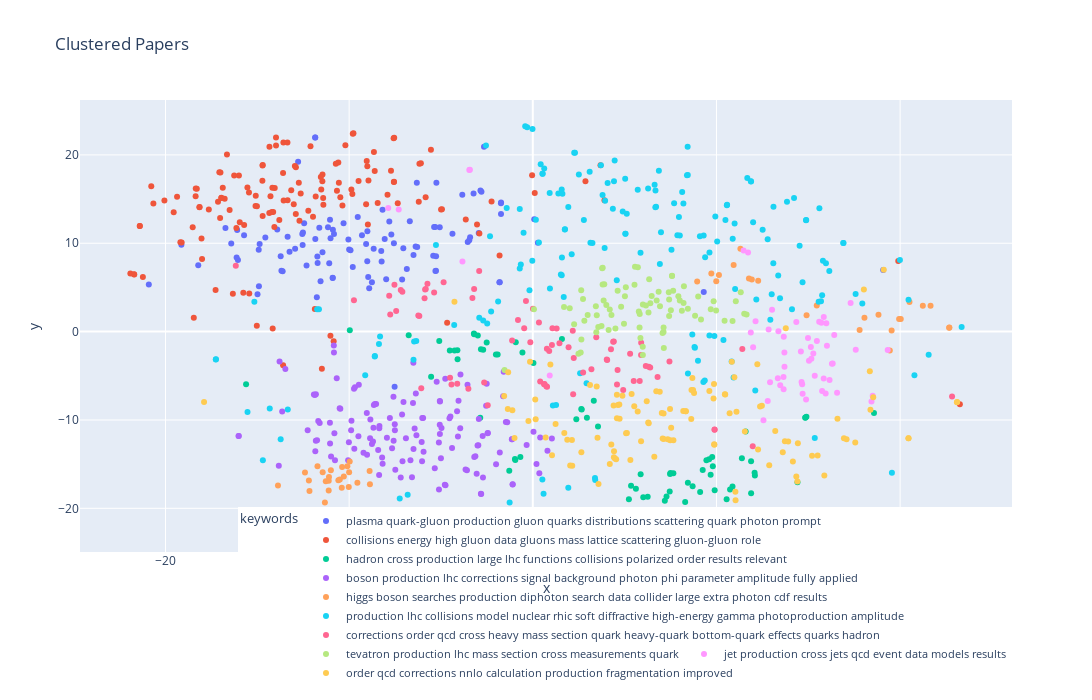

Source (notebook cell):
### Code cell
fig = px.scatter(topic_df, x=two_dim_matrix[:,0], y=two_dim_matrix[:,1], color='keywords',
                 hover_data=['id','title'],
                 height= 700, width=1200,
                title = "Clustered Papers",)

fig.update_layout(
    coloraxis_colorbar=dict(
        title_font=dict(size=20), # Set the font size of the color legend title to 20
        tickfont=dict(size=16) # Set the font size of the color legend tick labels to 16
    ),
    legend=dict(
        font=dict(size=11) # Set the font size of the marker legend to 16
    )
)
fig.update_layout(
    legend=dict(orientation="h", yanchor="bottom", y=-0.3, xanchor="right", x=1)
)
fig.show()

### Figure 1 — Plotly figure (JSON) as saved in the notebook; plotly's stock layout.template omitted (floating-point values rounded to 4 significant figures; data arrays with more than 128 entries replaced by an {"elided": "..."} marker saying what was removed)
{"data": [{"customdata": {"elided": "102x2 str values"}, "hovertemplate": "keywords=plasma quark-gluon production gluon quarks distributions scattering quark photon prompt<br>x=%{x}<br>y=%{y}<br>id=%{customdata[0]}<br>title=%{customdata[1]}<extra></extra>", "legendgroup": "plasma quark-gluon production gluon quarks distributions scattering quark photon prompt", "marker": {"color": "#636efa", "symbol": "circle"}, "mode": "markers", "name": "plasma quark-gluon production gluon quarks distributions scattering quark photon prompt", "orientation": "v", "showlegend": true, "type": "scatter", "x": [-8.962, -16.73, -7.814, 19.08, -8.665, -11.62, -11.84, -13.92, -7.524, -14.87, -8.064, -1.728, -6.496, -3.839, -14.56, -12.53, -6.858, -9.532, -11.45, -12.94, -1.8, -9.302, 0.07729, -12.78, -10.89, -7.563, -2.943, -11.04, -3.543, -10.89, -15.72, -7.984, -16.06, -13.73, -6.697, -10.04, -19.13, -11.76, -8.76, -11.72, -3.459, -4.375, -9.926, -2.85, -5.271, -16.1, -5.249, -9.076, -11.15, -8.232, -16.42, -13.25, -10.0, -14.92, -16.13, -14.91, -11.56, -8.908, -10.83, -5.302, -1.732, -1.818, -10.9, -1.734, 9.308, -9.803, -3.226, -5.067, -2.796, -11.08, -13.35, -5.374, -12.45, -13.62, -6.379, -20.91, -8.253, -12.52, -12.55, -6.296, -11.85, -7.05, -13.69, -7.702, -6.315, -10.31, -11.01, -2.656, 0.2771, -18.22, -14.99, -5.315, -9.013, -12.32, -5.423, -5.266, -8.182, -7.116, -11.85, -3.414, -11.73, -9.006], "xaxis": "x", "y": [6.186, 11.74, 12.47, 6.97, 9.378, 11.75, 10.48, 11.54, -6.237, 9.922, 10.47, 14.63, 8.675, 15.48, 10.65, 9.812, 7.09, 12.97, 8.98, 9.384, 5.6, 10.9, 12.72, 19.21, 11.52, 9.991, 11.15, 12.66, 10.15, 6.092, 10.9, 5.935, 8.115, 8.527, 12.5, 10.43, 9.839, 3.897, 5.593, 7.773, 10.34, 11.08, 9.208, 15.97, 6.9, 11.51, 16.86, 9.92, 11.8, 7.947, 9.977, 9.03, 9.291, 9.267, 8.383, 5.145, 5.7, 4.911, 11.05, 6.847, 13.32, 5.598, 6.06, 14.53, 4.483, 7.302, 15.62, 11.82, 15.83, 7.726, 10.73, 11.84, 12.28, 6.836, 9.625, 5.32, 9.111, 11.21, 11.05, 9.58, 21.97, 9.427, 6.886, 10.98, 16.85, 12.27, 10.58, 20.93, 10.07, 7.514, 4.226, 11.83, 7.966, 7.477, 8.588, 8.522, 13.8, 5.887, 21.98, 10.68, 8.512, 11.35], "yaxis": "y"}, {"customdata": {"elided": "139x2 str values"}, "hovertemplate": "keywords=collisions energy high gluon data gluons mass lattice scattering gluon-gluon role<br>x=%{x}<br>y=%{y}<br>id=%{customdata[0]}<br>title=%{customdata[1]}<extra></extra>", "legendgroup": "collisions energy high gluon data gluons mass lattice scattering gluon-gluon role", "marker": {"color": "#EF553B", "symbol": "circle"}, "mode": "markers", "name": "collisions energy high gluon data gluons mass lattice scattering gluon-gluon role", "orientation": "v", "showlegend": true, "type": "scatter", "x": {"elided": "139 float values"}, "xaxis": "x", "y": {"elided": "139 float values"}, "yaxis": "y"}, {"customdata": {"elided": "74x2 str values"}, "hovertemplate": "keywords=hadron cross production large lhc functions collisions polarized order results relevant<br>x=%{x}<br>y=%{y}<br>id=%{customdata[0]}<br>title=%{customdata[1]}<extra></extra>", "legendgroup": "hadron cross production large lhc functions collisions polarized order results relevant", "marker": {"color": "#00cc96", "symbol": "circle"}, "mode": "markers", "name": "hadron cross production large lhc functions collisions polarized order results relevant", "orientation": "v", "showlegend": true, "type": "scatter", "x": [5.872, -1.281, 9.803, -0.9529, 14.84, 3.321, 11.59, 2.946, 7.653, 9.602, 5.232, 6.015, 18.58, 3.55, 6.256, -0.9721, 5.349, 12.09, -0.6777, 8.444, -5.093, 11.89, 9.683, 5.614, -3.193, 9.454, 1.587, 9.903, -2.862, 10.87, -6.758, 12.08, 9.112, 2.369, -3.204, -9.964, 7.499, 5.716, 8.076, 9.251, 8.296, -4.097, 8.089, -2.701, -2.993, 5.713, -15.61, 11.39, -2.511, 14.84, -2.823, -1.913, 9.767, 7.455, -4.106, -0.9272, 2.663, 10.55, 7.472, -4.519, 0.03489, 10.74, 14.41, -2.009, 7.19, 11.89, 8.701, -0.5639, -5.537, 2.642, -4.259, 14.9, 5.952, 7.282], "xaxis": "x", "y": [-16.14, -15.75, -15.23, -14.53, -9.758, -7.829, -11.29, -9.753, -16.04, -14.44, -18.96, -18.74, -9.205, -10.74, -18.7, -14.41, -17.44, -16.27, -14.19, -17.1, -1.07, -14.68, -16.19, -17.78, -0.2958, -14.55, -0.8479, -17.96, -9.749, -17.54, -0.4039, -15.97, -18.17, -9.929, -0.207, 0.1567, -16.0, -21.7, -20.41, -15.66, -19.29, -3.114, -20.42, -2.048, -0.451, -21.7, -5.971, -14.34, -1.221, -9.709, -2.003, -2.587, -14.18, -18.09, -2.104, -1.192, -8.815, -18.96, -16.1, -2.146, -3.563, -17.86, -17.05, -2.578, -19.15, -18.31, -17.49, -2.371, -5.121, -8.748, -2.146, -9.65, -20.75, -18.66], "yaxis": "y"}, {"customdata": {"elided": "139x2 str values"}, "hovertemplate": "keywords=boson production lhc corrections signal background photon phi parameter amplitude fully applied<br>x=%{x}<br>y=%{y}<br>id=%{customdata[0]}<br>title=%{customdata[1]}<extra></extra>", "legendgroup": "boson production lhc corrections signal background photon phi parameter amplitude fully applied", "marker": {"color": "#ab63fa", "symbol": "circle"}, "mode": "markers", "name": "boson production lhc corrections signal background photon phi parameter amplitude fully applied", "orientation": "v", "showlegend": true, "type": "scatter", "x": {"elided": "139 float values"}, "xaxis": "x", "y": {"elided": "139 float values"}, "yaxis": "y"}, {"customdata": [["0705.0245", "Measurement of masses and lifetimes of B hadrons"], ["0706.0851", "Electroweak measurements at the Tevatron"], ["0706.1278", "Higgs Searches at the Tevatron"], ["0706.2200", "Searching for H->WW(*) and Other Diboson Final States at CDF"], ["0706.2999", "Searches in Photon and Jet States"], ["0707.1208", "Higgs searches at Tevatron"], ["0707.2294", "Search for a High-Mass Diphoton State and Limits on Randall-Sundrum\n  Gravitons at CDF"], ["0710.1964", "CDF Searches for New Physics with Photons"], ["0710.2202", "Searches for Extra Dimensions and for Heavy Resonances in Dilepton,\n  Diphoton, Electron + Photon and Electron + Missing ET Final States with the\n  D0 Detector"], ["0710.3617", "Top physics at the Tevatron Collider"], ["0710.5141", "Search for Higgs decays to tau lepton pairs at the Tevatron"], ["0712.0803", "Measurement of the shape of the boson transverse momentum distribution\n  in ppbar -> Z/gamma* -> ee+X events produced at sqrt{s}=1.96 TeV"], ["0805.1248", "Search for Low Mass SM Higgs at the Tevatron"], ["0808.0534", "Combined CDF and Dzero Upper Limits on Standard Model Higgs Boson\n  Production at High Mass (155-200 GeV/c2) with 3 fb-1 of data"], ["0809.2813", "Search for Large extra spatial dimensions in the dielectron and diphoton\n  channels in $\\bm{p\\bar{p}}$ collisions at $\\bm{\\sqrt{s}=}$1.96 TeV"], ["0809.4078", "B Physics at the Tevatron"], ["0810.2396", "Searches at the Tevatron for a Low Mass Standard Model Higgs Boson"], ["0810.2519", "Diffractive and Exclusive Production at the Tevatron"], ["0810.3705", "Searches for the Higgs Boson"], ["0810.4754", "High-Mass Resonances Decaying to Leptons and Photons at the Tevatron"], ["0812.2511", "Diffraction with CDF II at the Tevatron"], ["0812.3979", "Higgs Searches at the Fermilab Tevatron ppbar Collider"], ["0901.1887", "Search for resonant diphoton production with the D0 detector"], ["0901.4049", "Electroweak physics at the Tevatron"], ["0905.0413", "Search for a Fermiophobic Higgs Boson Decaying into Diphotons in p p-bar\n  Collisions at sqrt{s} = 1.96 TeV"], ["0905.2554", "Searches for BSM Higgs at the Tevatron"], ["0905.4267", "Higgs Boson Searches at CDF"], ["0907.0810", "A Search for the Associated Production of the Standard-Model Higgs Boson\n  in the All-Hadronic Channel"], ["0907.3239", "Recent Electroweak Results from the Tevatron"], ["0908.3534", "A Search for the Higgs Boson Produced in Association with $Z\\to\n  \\ell^+\\ell^-$ Using the Matrix Element Method at CDF II"], ["0910.3564", "Search for Extra Dimensions in the Diphoton Channel"], ["0910.3623", "Measurement of the Inclusive Isolated Prompt Photon Cross Section in\n  ppbar Collisions at sqrt{s} = 1.96 TeV using the CDF Detector"], ["0910.3638", "Exotic Photon Searches at CDF II"], ["0911.1469", "Higgs Searches"], ["0911.3930", "Combined CDF and D0 Upper Limits on Standard Model Higgs-Boson\n  Production with 2.1 - 5.4 fb-1 of Data"], ["1001.4162", "Combination of Tevatron searches for the standard model Higgs boson in\n  the W+W- decay mode"], ["1002.4917", "Measurement of direct photon pair production cross sections in ppbar\n  collisions at sqrt(s)=1.96 TeV"], ["1006.2754", "SM Higgs Searches at CDF"], ["1007.4587", "Combined CDF and D0 Upper Limits on Standard Model Higgs-Boson\n  Production with up to 6.7 fb-1 of Data"], ["1008.2133", "Search for diphoton events with large missing transverse energy in 6.3\n  fb-1 of ppbar collisions at sqrt(s)=1.96 TeV"], ["1009.0859", "Search for the Higgs boson in the gamma gamma final state at the\n  Tevatron"], ["1009.1046", "Higgs searches at the Tevatron"], ["1009.3047", "Improved Search for a Higgs Boson Produced in Association with Z->l+l-\n  in proton antiproton Collisions at sqrt(s) = 1.96 TeV"], ["1011.1532", "The Physics Case for Extended Tevatron Running"], ["1011.2506", "B physics at CDF - the Beauty of hadron collisions"], ["1012.2172", "Higgs boson searches at the Tevatron"], ["1012.2795", "Search for Randall-Sundrum Gravitons in the Diphoton Channel at CDF"]], "hovertemplate": "keywords=higgs boson searches production diphoton search data collider large extra photon cdf results<br>x=%{x}<br>y=%{y}<br>id=%{customdata[0]}<br>title=%{customdata[1]}<extra></extra>", "legendgroup": "higgs boson searches production diphoton search data collider large extra photon cdf results", "marker": {"color": "#FFA15A", "symbol": "circle"}, "mode": "markers", "name": "higgs boson searches production diphoton search data collider large extra photon cdf results", "orientation": "v", "showlegend": true, "type": "scatter", "x": [9.988, 12.27, -11.11, 19.44, 18.06, -12.16, 22.67, 18.82, 20.04, 8.95, -12.41, 17.8, -10.4, -10.29, 21.24, 10.14, -11.11, 11.3, -8.886, 19.95, 10.94, -10.02, 19.54, 11.93, -11.72, -11.27, -10.99, -9.969, 11.77, -10.1, 21.66, 15.46, -13.88, -12.19, -10.51, -11.1, 14.91, -11.44, -10.59, 20.51, -8.868, -9.551, -10.38, -11.32, 9.722, -10.0, 22.68], "xaxis": "x", "y": [5.691, 5.761, -17.97, -2.146, 1.557, -18.03, 0.442, 1.898, 1.432, 5.675, -15.96, 0.1905, -17.67, -16.4, 2.94, 6.417, -16.88, 9.38, -15.79, 1.422, 7.535, -17.59, 0.1209, 5.905, -15.25, -16.94, -15.7, -14.71, 6.003, -15.24, 2.92, 2.969, -17.41, -16.86, -16.74, -16.45, 1.851, -15.91, -16.84, 3.359, -17.28, -17.09, -15.32, -19.34, 6.58, -15.92, 0.4525], "yaxis": "y"}, {"customdata": {"elided": "172x2 str values"}, "hovertemplate": "keywords=production lhc collisions model nuclear rhic soft diffractive high-energy gamma photoproduction amplitude<br>x=%{x}<br>y=%{y}<br>id=%{customdata[0]}<br>title=%{customdata[1]}<extra></extra>", "legendgroup": "production lhc collisions model nuclear rhic soft diffractive high-energy gamma photoproduction amplitude", "marker": {"color": "#19d3f3", "symbol": "circle"}, "mode": "markers", "name": "production lhc collisions model nuclear rhic soft diffractive high-energy gamma photoproduction amplitude", "orientation": "v", "showlegend": true, "type": "scatter", "x": {"elided": "172 float values"}, "xaxis": "x", "y": {"elided": "172 float values"}, "yaxis": "y"}, {"customdata": {"elided": "81x2 str values"}, "hovertemplate": "keywords=corrections order qcd cross heavy mass section quark heavy-quark bottom-quark effects quarks hadron<br>x=%{x}<br>y=%{y}<br>id=%{customdata[0]}<br>title=%{customdata[1]}<extra></extra>", "legendgroup": "corrections order qcd cross heavy mass section quark heavy-quark bottom-quark effects quarks hadron", "marker": {"color": "#FF6692", "symbol": "circle"}, "mode": "markers", "name": "corrections order qcd cross heavy mass section quark heavy-quark bottom-quark effects quarks hadron", "orientation": "v", "showlegend": true, "type": "scatter", "x": [-5.828, 11.97, -5.863, 3.192, -16.17, 9.898, -1.468, -2.455, -7.818, 2.74, 0.7755, -4.505, -6.233, -1.456, -5.737, 0.008195, -0.373, 1.451, 1.297, -4.857, 0.8925, 0.6145, -1.44, -1.539, 6.313, 1.868, 1.07, -5.894, 0.4012, -6.178, 5.896, -7.534, 3.455, 0.3347, -0.8073, 4.05, -1.126, 1.832, -0.4687, 6.152, 0.7373, -2.92, -7.189, -3.195, -0.1356, -6.073, -3.507, 5.901, 4.028, 4.616, -9.738, -3.289, 7.441, 2.197, 4.412, -7.764, -4.428, 2.23, -4.115, 0.6364, 5.821, 1.041, 6.391, 5.496, 4.923, -2.649, 1.85, 1.948, 2.176, 6.793, 0.7675, -5.373, -7.102, 4.585, 5.298, 4.376, 9.898, 11.41, -7.439, 22.83, 4.258], "xaxis": "x", "y": [4.83, -12.97, 4.778, -4.256, 7.463, -11.09, -21.85, -8.34, 4.067, -4.624, -6.227, -5.223, 1.827, -21.94, 5.417, 2.6, 3.468, -1.307, 0.3467, 5.598, -2.206, -5.97, -21.96, -21.6, -3.983, -20.41, 0.3741, 3.783, -5.65, 1.777, -2.637, 5.308, -0.6491, 1.02, 1.319, -3.22, -1.005, -20.4, 0.3684, -3.887, -6.189, 6.85, 4.719, 4.83, -1.208, -6.417, -6.459, -1.26, -3.164, -4.343, 3.542, 3.792, -3.389, -7.088, -1.132, 1.935, -5.992, -2.993, -5.891, -5.935, -5.598, -1.509, -4.064, -5.591, -6.617, -5.771, -20.47, -1.764, 0.09633, -5.131, -1.934, 4.413, 4.498, -5.983, -2.519, -1.138, -11.1, -1.959, 2.337, -7.339, -2.01], "yaxis": "y"}, {"customdata": {"elided": "79x2 str values"}, "hovertemplate": "keywords=tevatron production lhc mass section cross measurements quark<br>x=%{x}<br>y=%{y}<br>id=%{customdata[0]}<br>title=%{customdata[1]}<extra></extra>", "legendgroup": "tevatron production lhc mass section cross measurements quark", "marker": {"color": "#B6E880", "symbol": "circle"}, "mode": "markers", "name": "tevatron production lhc mass section cross measurements quark", "orientation": "v", "showlegend": true, "type": "scatter", "x": [3.457, 9.158, 4.809, 10.44, 6.925, 2.636, 7.422, 11.05, 6.851, 9.006, 4.964, -1.538, 5.822, 4.498, 8.835, 8.004, 5.993, 3.434, 11.32, 4.003, 8.444, 2.987, 6.4, 8.228, 9.98, 6.161, 8.118, 4.282, 7.135, 6.472, 2.807, 7.925, 4.191, 3.856, 6.744, 9.691, 9.847, 2.25, 3.564, 7.579, 3.483, 7.518, 3.777, 5.721, 2.01, 2.644, 7.423, 7.065, 7.582, 2.485, 5.987, 7.405, 1.699, 4.128, 5.773, 0.06282, 7.119, 10.88, 7.642, 3.741, 3.891, 2.735, 6.3, 5.564, 11.64, 5.813, 3.802, 3.805, 5.994, 5.537, 11.51, 8.211, 5.066, 4.619, 5.86, 6.337, 2.608, 5.016, 7.121], "xaxis": "x", "y": [-0.0632, 1.371, 2.818, 1.217, 2.864, 4.67, 3.624, 3.422, 4.523, 3.97, 0.8984, -4.341, 1.988, 0.358, 1.799, 3.513, -2.659, 2.858, 4.466, 3.009, 2.577, 1.879, 3.202, 5.125, 2.379, 2.961, 2.356, 1.884, -1.845, 4.022, 1.236, 3.989, 2.511, 3.52, 3.518, 2.519, 3.433, 0.8298, 0.5207, 6.305, 1.84, 2.424, 7.173, 7.287, 2.646, -0.8948, 1.769, -0.1524, 6.322, -2.504, -1.704, 4.457, 2.782, 0.1854, 2.265, 2.54, -0.04306, 1.214, 4.627, 0.6459, 5.374, 3.697, 2.159, 7.345, 1.941, 0.4741, 5.337, 7.238, 3.075, 5.291, 2.016, 3.246, 5.025, 4.612, -0.7306, 5.917, -2.353, 3.988, 0.4613], "yaxis": "y"}, {"customdata": [["0705.3804", "Exclusive e+e-, Di-photon and Di-jet Production at the Tevatron"], ["0712.0746", "Testing BFKL evolution with Mueller-Navelet jets"], ["0801.3906", "Energy Calibration of b-Quark Jets with Z->b-bbar Decays at the Tevatron\n  Collider"], ["0804.0490", "Photon plus Jet Cross Sections at the Tevatron"], ["0805.2267", "Analytical studies for non-perturbative QCD of jets at hadron colliders"], ["0806.0825", "W/Z + Jets and W/Z + Heavy Flavor Jets at the Tevatron"], ["0807.0066", "Photoproduction of single inclusive jets at future ep colliders in\n  next-to-leading order QCD"], ["0808.0901", "QCD, Tevatron results and LHC prospects"], ["0808.2238", "Drell-Yan Cross Section in the Jet Calculus Scheme"], ["0808.3347", "Heavy Quark Production at the Tevatron"], ["0809.1407", "W/Z + Light Flavor Jets and W/Z + Heavy Flavor Jets at the Tevatron"], ["0809.3003", "Associated Production of a W Boson and One b Jet"], ["0810.3754", "Measurements of Photon Plus Heavy Flavor Jet Cross Sections"], ["0810.4321", "Z (+jets) At The Tevatron"], ["0812.2500", "Diffractive and Exclusive (Higgs?) Production from CDF to LHC"], ["0812.4458", "Measurement of Cross Sections for $b$ Jet Production in Events with a\n  $Z$ Boson in $p\\bar{p}$ Collisions at $\\sqrt{s}=1.96$ TeV"], ["0901.0739", "Measurement of photon+b+X and photon+c+X production cross sections in\n  ppbar collisions at sqrt(s)=1.96 TeV"], ["0903.0814", "Search for WW and WZ production in lepton plus jets final state at CDF"], ["0903.1748", "Measurements of differential cross sections of Z/gamma*+jets+X events in\n  proton anti-proton collisions at sqrt{s}=1.96 TeV"], ["0905.2201", "Photon + Jet production at sqrt{s}=1.96 TeV"], ["0905.2323", "Measurement of the Underlying Event at Tevatron"], ["0907.2725", "Review of Recent Tevatron Jet, W/Z+Jet and Heavy-flavor Production\n  Results"], ["0907.4286", "Measurement of Z/gamma*+jet+X angular distributions in ppbar collisions\n  at sqrt{s}=1.96 TeV"], ["0907.4825", "Measurements of Fragmentation Photons with the PHENIX Detector"], ["0909.0059", "Weak effects in b-jet production at hadron colliders"], ["0909.1505", "First Measurement of the b-jet Cross Section in Events with a W Boson in\n  p-pbar Collisions at sqrt{s} = 1.96 TeV"], ["0909.5236", "Jet gap jet events at Tevatron and LHC"], ["0910.0223", "Electroweak corrections to b-jet and di-jet production"], ["0910.3400", "Studies of forward jets and production of W, Z bosons at LHC energies"], ["0910.3671", "W+3 jet production at the LHC as a signal or background"], ["0912.3453", "A study of the associated production of photons and b-quark jets in\n  p-pbar collisions at sqrt{s} = 1.96 TeV"], ["0912.4927", "Next-to-Leading Order Jet Physics with BlackHat"], ["1001.2807", "QCD Results from the Fermilab Tevatron proton-antiproton Collider"], ["1002.3783", "Measurement of the ttbar Production Cross Section in ppbar Collisions at\n  sqrt(s)=1.96 TeV using Soft Electron b-Tagging"], ["1004.1659", "Next-to-Leading Order QCD Predictions for Z,gamma^*+3-Jet Distributions\n  at the Tevatron"], ["1005.4060", "The Beam Thrust Cross Section for Drell-Yan at NNLL Order"], ["1006.2389", "The physics of $Z^0/\\gamma^*$-tagged jets at the LHC"], ["1006.5679", "Jet masses for high p_T QCD jets at all orders"], ["1007.5379", "Mean multiplicity of light and heavy quark initiated jets"], ["1008.0655", "W/Z + jet production at the Tevatron"], ["1008.2291", "Measurements of vector boson plus jets at the Tevatron"], ["1009.0868", "Study of particle production from quark and gluon jets in proton-proton\n  collisions"], ["1009.2338", "Precise Predictions for W + 4 Jet Production at the Large Hadron\n  Collider"], ["1010.2089", "Tagged jets and jet reconstruction as a probe of QGP induced partonic\n  energy loss"], ["1010.5803", "A brief overview of fixed-order perturbative QCD calculations of jet\n  production in heavy-ion collisions"], ["1011.4590", "Inclusive and Associated b-jet Production at the Tevatron in the Regge\n  Limit of QCD"], ["1011.6674", "Z+jet production at the LHC: Electroweak radiative corrections"], ["1012.2975", "High E_T Jet physics at the Tevatron"], ["1012.4480", "Higgs Production with a Central Jet Veto at NNLL+NNLO"], ["1012.5382", "Measurement of the production cross section for W-bosons in association\n  with jets in pp collisions at sqrt(s) = 7 TeV with the ATLAS detector"], ["1101.0756", "Tagged jets and jet reconstruction as a probe of the quark-gluon plasma"], ["1101.2665", "A simple description of jet cross-section ratios"], ["1101.5394", "Multiple Jets at the LHC with High Energy Jets"], ["1102.0917", "LO vs NLO comparisons for Z + jets: MC as a tool for background\n  determination for NP searches at LHC"], ["1103.0831", "Comparison of the Geometrical Characters Inside Quark- and Gluon-jet\n  Produced by Different Flavor Quarks"]], "hovertemplate": "keywords=jet production cross jets qcd event data models results<br>x=%{x}<br>y=%{y}<br>id=%{customdata[0]}<br>title=%{customdata[1]}<extra></extra>", "legendgroup": "jet production cross jets qcd event data models results", "marker": {"color": "#FF97FF", "symbol": "circle"}, "mode": "markers", "name": "jet production cross jets qcd event data models results", "orientation": "v", "showlegend": true, "type": "scatter", "x": [11.72, 18.44, 11.87, 15.98, 16.57, 16.29, 12.56, 15.47, 11.99, 13.03, 16.33, 13.7, 15.72, 16.02, 11.48, 13.37, 15.6, 19.32, 16.41, 15.84, 17.58, 15.14, 14.6, 17.3, 0.9212, 12.84, 18.51, 13.47, 13.34, 13.66, 14.35, 14.67, 14.98, 12.13, 14.63, 14.88, 15.35, 15.95, -3.831, 15.04, 15.17, -7.3, 12.79, -3.426, 15.84, 13.7, 12.92, 15.27, 14.69, 13.67, -3.456, 16.16, 15.75, 13.65, -7.871], "xaxis": "x", "y": [8.95, -7.907, -0.1029, 0.9443, -6.919, -3.648, -10.03, -1.054, -1.761, 2.483, -3.608, -3.968, 0.9946, -1.599, 9.193, 0.04455, 1.117, -2.092, -0.388, 1.656, -2.067, -1.732, -2.249, 3.25, -4.973, 0.2503, -7.265, -6.082, -5.28, -6.51, 1.095, -5.955, -0.7363, 1.182, -5.697, -7.693, -5.007, -7.003, 7.925, -3.285, -3.085, 13.81, -7.843, 18.31, -5.3, -2.351, -5.732, -2.468, -7.029, -0.5697, 18.29, -5.472, -6.718, -5.136, 13.99], "yaxis": "y"}, {"customdata": {"elided": "112x2 str values"}, "hovertemplate": "keywords=order qcd corrections nnlo calculation production fragmentation improved<br>x=%{x}<br>y=%{y}<br>id=%{customdata[0]}<br>title=%{customdata[1]}<extra></extra>", "legendgroup": "order qcd corrections nnlo calculation production fragmentation improved", "marker": {"color": "#FECB52", "symbol": "circle"}, "mode": "markers", "name": "order qcd corrections nnlo calculation production fragmentation improved", "orientation": "v", "showlegend": true, "type": "scatter", "x": [12.87, -0.9966, 20.46, 20.46, 17.56, 5.71, -1.112, 3.524, 6.616, 13.73, 4.635, 8.193, 8.628, 2.645, 0.6997, -1.341, 8.339, 14.16, 17.08, 3.577, 11.55, 18.38, 5.896, -1.362, 7.534, 2.147, 16.94, 9.84, 13.2, 8.317, 15.87, 15.21, 9.614, 14.35, 5.524, 1.045, 19.11, -0.1512, 10.72, 3.115, 9.866, 12.47, 7.656, 15.51, 4.471, 2.035, 18.54, 11.03, 8.781, 9.876, 14.43, 11.09, 5.078, 4.423, -0.2379, 2.131, 4.578, 12.37, 18.35, 10.84, 4.538, 6.287, 13.77, 7.121, 7.481, 13.91, 7.124, 14.41, 4.88, -4.266, 7.473, 4.726, 4.4, 3.479, 7.024, 1.715, 4.416, 23.09, 4.192, 12.23, 23.1, -17.9, 7.071, 7.347, 13.61, 1.877, 6.912, 6.311, -1.56, 0.1332, 18.03, 10.46, 10.98, 9.885, 4.711, 0.9566, 5.312, 4.275, 4.581, 0.1566, 11.04, 6.203, 10.48, 8.64, 6.724, 12.26, 5.38, 1.241, 8.688, 8.726, 5.123, 16.59], "xaxis": "x", "y": [-15.12, -12.04, -12.07, -12.07, -12.54, -9.052, -8.907, -12.02, -14.17, -12.42, -8.301, -8.99, -9.888, -13.65, -11.99, -4.596, -9.019, -14.69, -12.18, -17.24, -11.3, -8.844, -12.42, -8.756, -10.87, -15.18, -12.06, -7.562, -11.26, -9.02, -16.3, -14.04, -6.716, -16.41, -8.449, -14.01, 6.995, -3.398, -9.228, -6.055, -5.93, -8.401, -12.3, -14.02, -14.36, -15.16, -7.417, -18.13, -6.959, -12.75, -12.65, -9.072, -11.52, -13.53, -10.12, -12.26, -7.142, -8.473, -4.5, -3.4, -14.45, -10.28, 0.3726, -9.265, -12.3, -12.44, -12.16, -16.97, -7.261, 3.39, -8.766, -9.871, -8.358, -6.207, -9.22, -11.49, -14.23, -7.998, -14.99, -3.682, -7.967, -7.957, -12.1, -12.19, -13.64, -12.24, -6.8, -10.38, -7.278, -7.671, 4.758, -7.098, -5.172, -12.8, -8.243, -3.723, -14.54, -12.79, -9.795, -9.908, -19.1, -7.888, -7.109, -6.62, -6.755, -13.34, -7.059, -10.46, -5.246, -6.606, -11.48, -9.873], "yaxis": "y"}], "layout": {"coloraxis": {"colorbar": {"tickfont": {"size": 16}, "title": {"font": {"size": 20}}}}, "height": 700, "legend": {"font": {"size": 11}, "orientation": "h", "title": {"text": "keywords"}, "tracegroupgap": 0, "x": 1, "xanchor": "right", "y": -0.3, "yanchor": "bottom"}, "title": {"text": "Clustered Papers"}, "width": 1200, "xaxis": {"anchor": "y", "domain": [0, 1], "title": {"text": "x"}}, "yaxis": {"anchor": "x", "domain": [0, 1], "title": {"text": "y"}}}}
